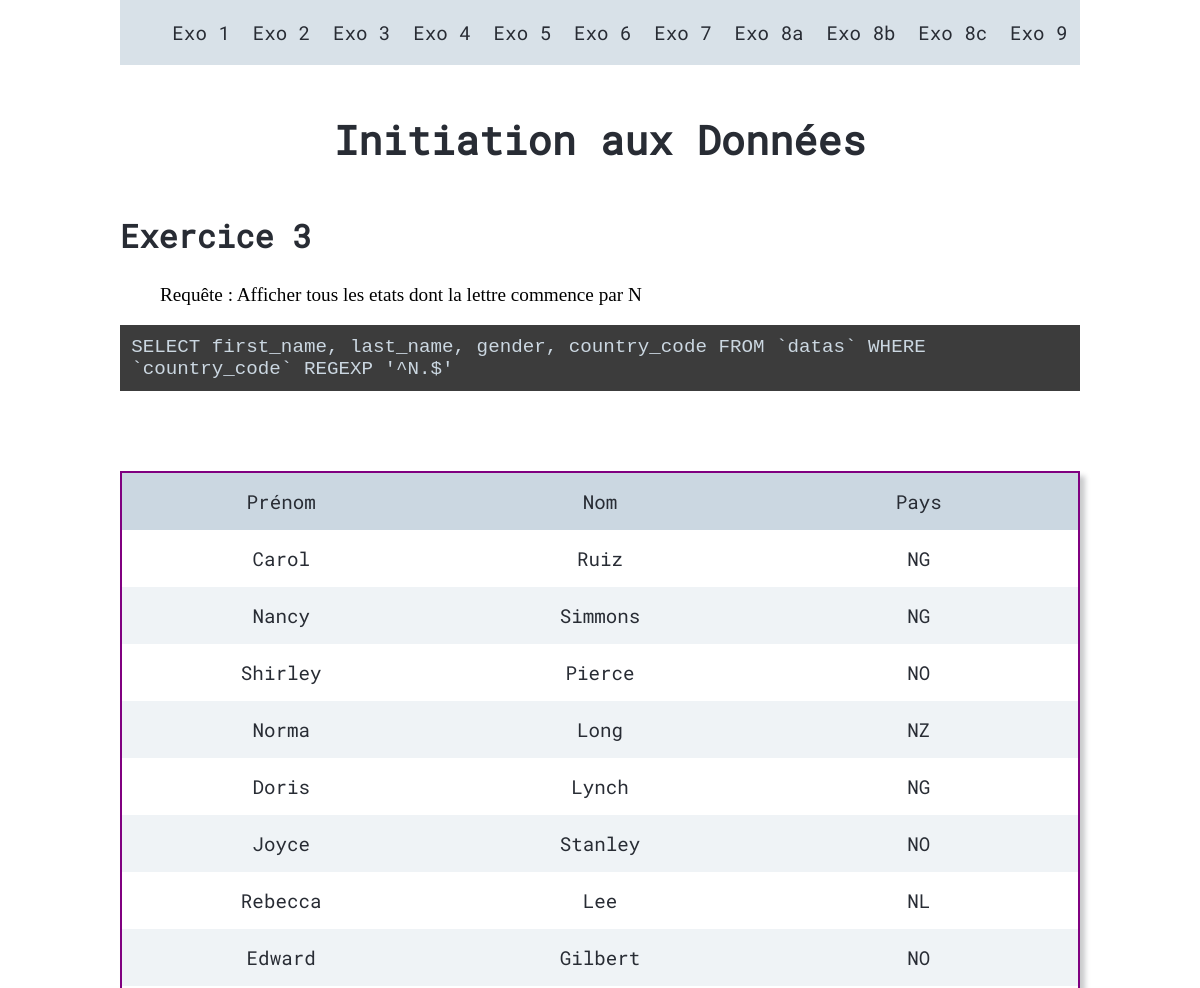
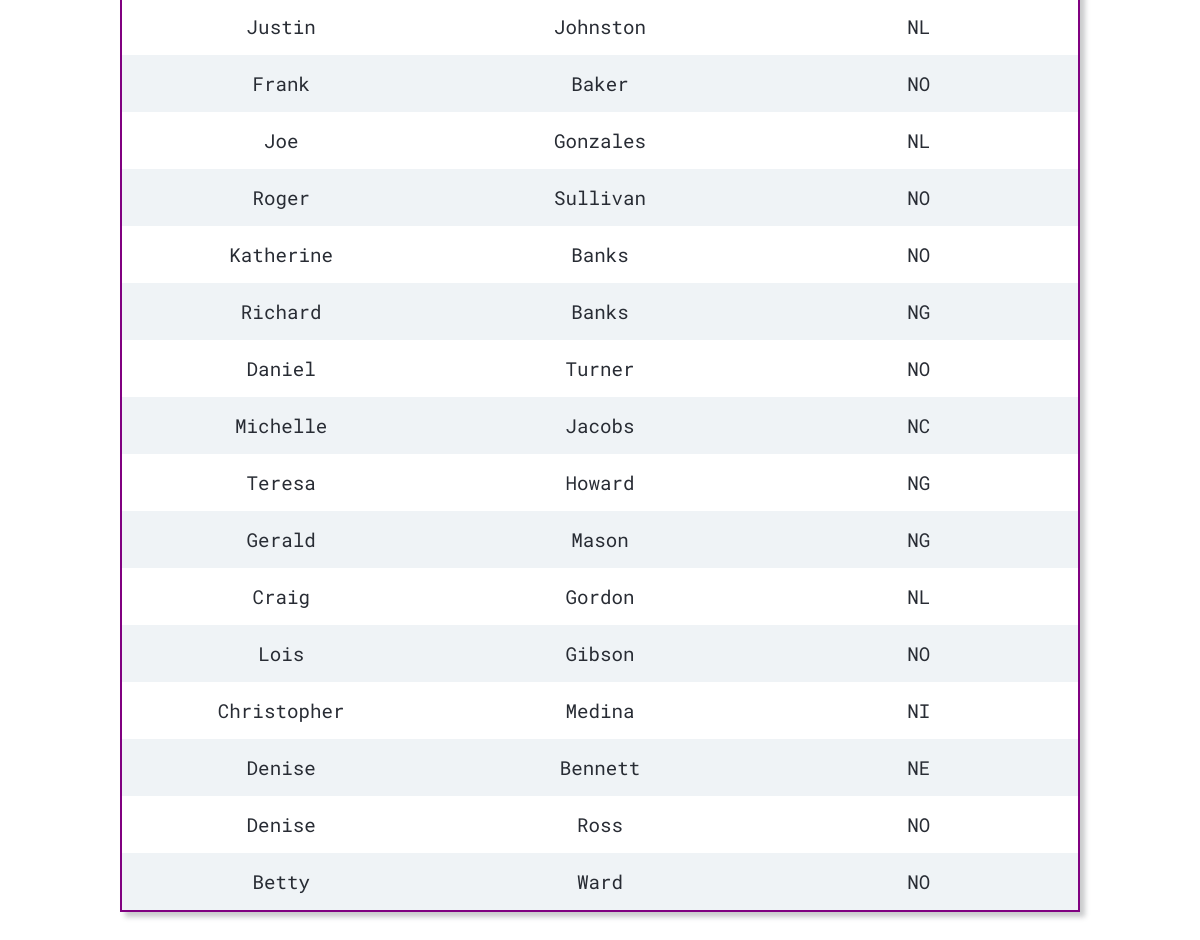
/exercice3.php, run on the app's committed database (2 pictures, top to bottom).
### tables this page shows
CREATE TABLE `datas` (
  `id` int(4) DEFAULT NULL,
  `first_name` varchar(11) DEFAULT NULL,
  `last_name` varchar(10) DEFAULT NULL,
  `email` varchar(35) DEFAULT NULL,
  `gender` varchar(6) DEFAULT NULL,
  `ip_address` varchar(15) DEFAULT NULL,
  `birth_date` varchar(10) DEFAULT NULL,
  `zip_code` varchar(14) DEFAULT NULL,
  `avatar_url` varchar(84) DEFAULT NULL,
  `state_code` varchar(4) DEFAULT NULL,
  `country_code` varchar(2) DEFAULT NULL
);

### exercice3.php (the view)
<?php require_once "header.php"; ?>
<?php require_once "db-connect.php"; ?>
<?php
$sql="SELECT first_name, last_name, gender, country_code FROM `datas` WHERE `country_code` REGEXP '^N.$'";
try {
 $connexion->query($sql)
 ?>
 <main>
  <h2>Exercice 3</h2>
  <blockquote>Requête : Afficher tous les etats dont la lettre commence par N</blockquote>
  <code>SELECT first_name, last_name, gender, country_code FROM `datas` WHERE `country_code` REGEXP '^N.$'</code>
  <table>
    <tr>
      <td class="coloredbg">Prénom</td>
      <td class="coloredbg">Nom</td>
      <td class="coloredbg">Pays</td>
    </tr>
    <?php
    foreach ($connexion->query($sql) as $row)
      echo "<tr><td>" .$row['first_name']. "</td><td>" . $row['last_name']."</td><td>" .$row['country_code']. "</td></tr>\n";
    ?>
  </table>
  <?php
} catch (Exception $e) {
 echo 'La requete sql a echouée : ' . $e->getMessage();
}
?>
</main>
</body>
</html>

### styles.css (style rules this page uses)
body { margin: 0; padding: 0; font-size: 1.2rem; }
h1, h2, h3, p, a, td { font-family: 'Roboto', sans-serif; color: rgb(40,44,52); }
h2 { font-size: 2rem; }
table { margin-top: 5rem; margin-bottom: 5rem; table-layout: fixed; width: 100%; border-collapse: collapse; border: 2px solid purple; box-shadow: 5px 5px 5px 0px rgba(40, 44, 52, 0.25); }
tr:nth-child(odd) { background-color: #CBD7E14F; }
tr, td { text-align: center; }
td { padding: 1rem; }
code { font-family: 'Courrier New', monospace, sans-serif; background-color: #3c3c3c;; color: #CBD7E1; padding: 0.7rem; font-size: 1.2rem; display: block; }
blockquote { font-size: 1.2rem; }
.coloredbg { background-color: #CBD7E1; }

### data on the page
datas: first_name "Carol", last_name "Ruiz", country_code "NG"
datas: first_name "Nancy", last_name "Simmons", country_code "NG"
datas: first_name "Shirley", last_name "Pierce", country_code "NO"
datas: first_name "Norma", last_name "Long", country_code "NZ"
datas: first_name "Doris", last_name "Lynch", country_code "NG"
datas: first_name "Joyce", last_name "Stanley", country_code "NO"
datas: first_name "Rebecca", last_name "Lee", country_code "NL"
datas: first_name "Edward", last_name "Gilbert", country_code "NO"
datas: first_name "Justin", last_name "Johnston", country_code "NL"
datas: first_name "Frank", last_name "Baker", country_code "NO"
datas: first_name "Joe", last_name "Gonzales", country_code "NL"
datas: first_name "Roger", last_name "Sullivan", country_code "NO"
datas: first_name "Katherine", last_name "Banks", country_code "NO"
datas: first_name "Richard", last_name "Banks", country_code "NG"
datas: first_name "Daniel", last_name "Turner", country_code "NO"
datas: first_name "Michelle", last_name "Jacobs", country_code "NC"
datas: first_name "Teresa", last_name "Howard", country_code "NG"
datas: first_name "Gerald", last_name "Mason", country_code "NG"
datas: first_name "Craig", last_name "Gordon", country_code "NL"
datas: first_name "Lois", last_name "Gibson", country_code "NO"
datas: first_name "Christopher", last_name "Medina", country_code "NI"
datas: first_name "Denise", last_name "Bennett", country_code "NE"
datas: first_name "Denise", last_name "Ross", country_code "NO"
datas: first_name "Betty", last_name "Ward", country_code "NO"
